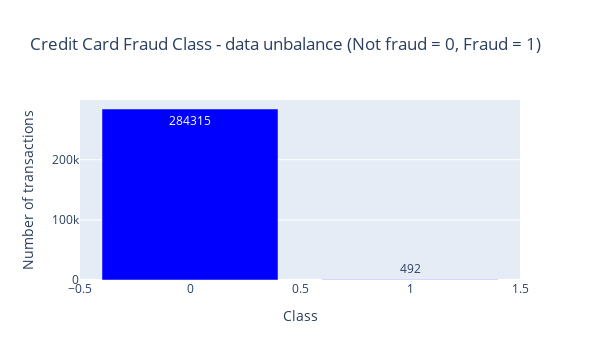

This figure's notebook cell:
### Code cell
# DATA UNBALENCE
temp = data["Class"].value_counts()
df = pd.DataFrame({'Class': temp.index,'values': temp.values})

trace = go.Bar(
    x = df['Class'],y = df['values'],
    name="Credit Card Fraud Class - data unbalance (Not fraud = 0, Fraud = 1)",
    marker=dict(color="blue"),
    text=df['values']
)
data_df = [trace]
layout = dict(title = 'Credit Card Fraud Class - data unbalance (Not fraud = 0, Fraud = 1)',
          xaxis = dict(title = 'Class', showticklabels=True), 
          yaxis = dict(title = 'Number of transactions'),
          hovermode = 'closest',width=600
         )
fig = dict(data=data_df, layout=layout)
iplot(fig, filename='class')

### Figure 1 — Plotly figure (JSON) as saved in the notebook; plotly's stock layout.template omitted (floating-point values rounded to 4 significant figures)
{"data": [{"marker": {"color": "blue"}, "name": "Credit Card Fraud Class - data unbalance (Not fraud = 0, Fraud = 1)", "text": [284315, 492], "type": "bar", "x": [0, 1], "y": [284315, 492]}], "layout": {"height": 360, "hovermode": "closest", "title": {"text": "Credit Card Fraud Class - data unbalance (Not fraud = 0, Fraud = 1)"}, "width": 600, "xaxis": {"autorange": true, "range": [-0.5, 1.5], "showticklabels": true, "title": {"text": "Class"}, "type": "linear"}, "yaxis": {"autorange": true, "range": [0, 299300.0], "title": {"text": "Number of transactions"}, "type": "linear"}}}
